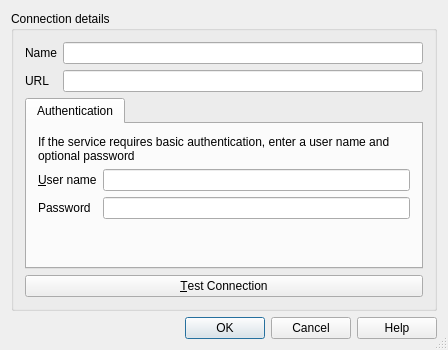
<?xml version="1.0" encoding="UTF-8"?>
<ui version="4.0">
 <class>QgsNewGeoNodeConnectionBase</class>
 <widget class="QDialog" name="QgsNewGeoNodeConnectionBase">
  <property name="geometry">
   <rect>
    <x>0</x>
    <y>0</y>
    <width>448</width>
    <height>350</height>
   </rect>
  </property>
  <property name="windowTitle">
   <string>Create a new Geonode connection</string>
  </property>
  <property name="sizeGripEnabled">
   <bool>true</bool>
  </property>
  <property name="modal">
   <bool>true</bool>
  </property>
  <layout class="QFormLayout" name="formLayout">
   <item row="0" column="0" colspan="2">
    <widget class="QGroupBox" name="mGroupBox">
     <property name="title">
      <string>Connection details</string>
     </property>
     <layout class="QGridLayout">
      <item row="0" column="0">
       <widget class="QLabel" name="TextLabel1_2">
        <property name="text">
         <string>Name</string>
        </property>
        <property name="wordWrap">
         <bool>true</bool>
        </property>
        <property name="margin">
         <number>5</number>
        </property>
        <property name="buddy">
         <cstring>txtName</cstring>
        </property>
       </widget>
      </item>
      <item row="0" column="1">
       <widget class="QLineEdit" name="txtName">
        <property name="minimumSize">
         <size>
          <width>0</width>
          <height>0</height>
         </size>
        </property>
        <property name="toolTip">
         <string>Name of the new connection</string>
        </property>
        <property name="frame">
         <bool>true</bool>
        </property>
       </widget>
      </item>
      <item row="1" column="0">
       <widget class="QLabel" name="TextLabel1">
        <property name="text">
         <string>URL</string>
        </property>
        <property name="margin">
         <number>5</number>
        </property>
        <property name="buddy">
         <cstring>txtUrl</cstring>
        </property>
       </widget>
      </item>
      <item row="1" column="1">
       <widget class="QLineEdit" name="txtUrl">
        <property name="toolTip">
         <string>HTTP address of the Web Map Server</string>
        </property>
       </widget>
      </item>
      <item row="4" column="0" colspan="2">
       <widget class="QTabWidget" name="tabAuth">
        <property name="sizePolicy">
         <sizepolicy hsizetype="Expanding" vsizetype="MinimumExpanding">
          <horstretch>0</horstretch>
          <verstretch>0</verstretch>
         </sizepolicy>
        </property>
        <property name="currentIndex">
         <number>0</number>
        </property>
        <widget class="QWidget" name="tab">
         <attribute name="title">
          <string>Authentication</string>
         </attribute>
         <layout class="QGridLayout" name="gridLayout_3">
          <item row="2" column="0">
           <widget class="QLabel" name="label_3">
            <property name="text">
             <string>Password</string>
            </property>
            <property name="buddy">
             <cstring>txtPassword</cstring>
            </property>
           </widget>
          </item>
          <item row="1" column="1">
           <widget class="QLineEdit" name="txtUserName"/>
          </item>
          <item row="0" column="0" colspan="2">
           <widget class="QLabel" name="label">
            <property name="sizePolicy">
             <sizepolicy hsizetype="Minimum" vsizetype="Fixed">
              <horstretch>0</horstretch>
              <verstretch>0</verstretch>
             </sizepolicy>
            </property>
            <property name="text">
             <string>If the service requires basic authentication, enter a user name and optional password</string>
            </property>
            <property name="textFormat">
             <enum>Qt::PlainText</enum>
            </property>
            <property name="wordWrap">
             <bool>true</bool>
            </property>
           </widget>
          </item>
          <item row="3" column="1">
           <spacer name="verticalSpacer">
            <property name="orientation">
             <enum>Qt::Vertical</enum>
            </property>
            <property name="sizeHint" stdset="0">
             <size>
              <width>0</width>
              <height>0</height>
             </size>
            </property>
           </spacer>
          </item>
          <item row="2" column="1">
           <widget class="QgsPasswordLineEdit" name="txtPassword">
            <property name="echoMode">
             <enum>QLineEdit::Password</enum>
            </property>
           </widget>
          </item>
          <item row="1" column="0">
           <widget class="QLabel" name="label_2">
            <property name="text">
             <string>&amp;User name</string>
            </property>
            <property name="buddy">
             <cstring>txtUserName</cstring>
            </property>
           </widget>
          </item>
         </layout>
        </widget>
       </widget>
      </item>
      <item row="5" column="0" colspan="2">
       <widget class="QPushButton" name="btnConnect">
        <property name="text">
         <string>&amp;Test Connection</string>
        </property>
       </widget>
      </item>
     </layout>
    </widget>
   </item>
   <item row="2" column="0" colspan="2">
    <widget class="QDialogButtonBox" name="buttonBox">
     <property name="standardButtons">
      <set>QDialogButtonBox::Cancel|QDialogButtonBox::Help|QDialogButtonBox::Ok</set>
     </property>
    </widget>
   </item>
  </layout>
 </widget>
 <layoutdefault spacing="6" margin="11"/>
 <customwidgets>
  <customwidget>
   <class>QgsPasswordLineEdit</class>
   <extends>QLineEdit</extends>
   <header>qgspasswordlineedit.h</header>
  </customwidget>
 </customwidgets>
 <tabstops>
  <tabstop>txtName</tabstop>
  <tabstop>txtUrl</tabstop>
  <tabstop>tabAuth</tabstop>
  <tabstop>txtUserName</tabstop>
  <tabstop>txtPassword</tabstop>
 </tabstops>
 <resources/>
 <connections>
  <connection>
   <sender>buttonBox</sender>
   <signal>accepted()</signal>
   <receiver>QgsNewGeoNodeConnectionBase</receiver>
   <slot>accept()</slot>
   <hints>
    <hint type="sourcelabel">
     <x>421</x>
     <y>453</y>
    </hint>
    <hint type="destinationlabel">
     <x>430</x>
     <y>98</y>
    </hint>
   </hints>
  </connection>
  <connection>
   <sender>buttonBox</sender>
   <signal>rejected()</signal>
   <receiver>QgsNewGeoNodeConnectionBase</receiver>
   <slot>reject()</slot>
   <hints>
    <hint type="sourcelabel">
     <x>330</x>
     <y>453</y>
    </hint>
    <hint type="destinationlabel">
     <x>426</x>
     <y>38</y>
    </hint>
   </hints>
  </connection>
 </connections>
</ui>
